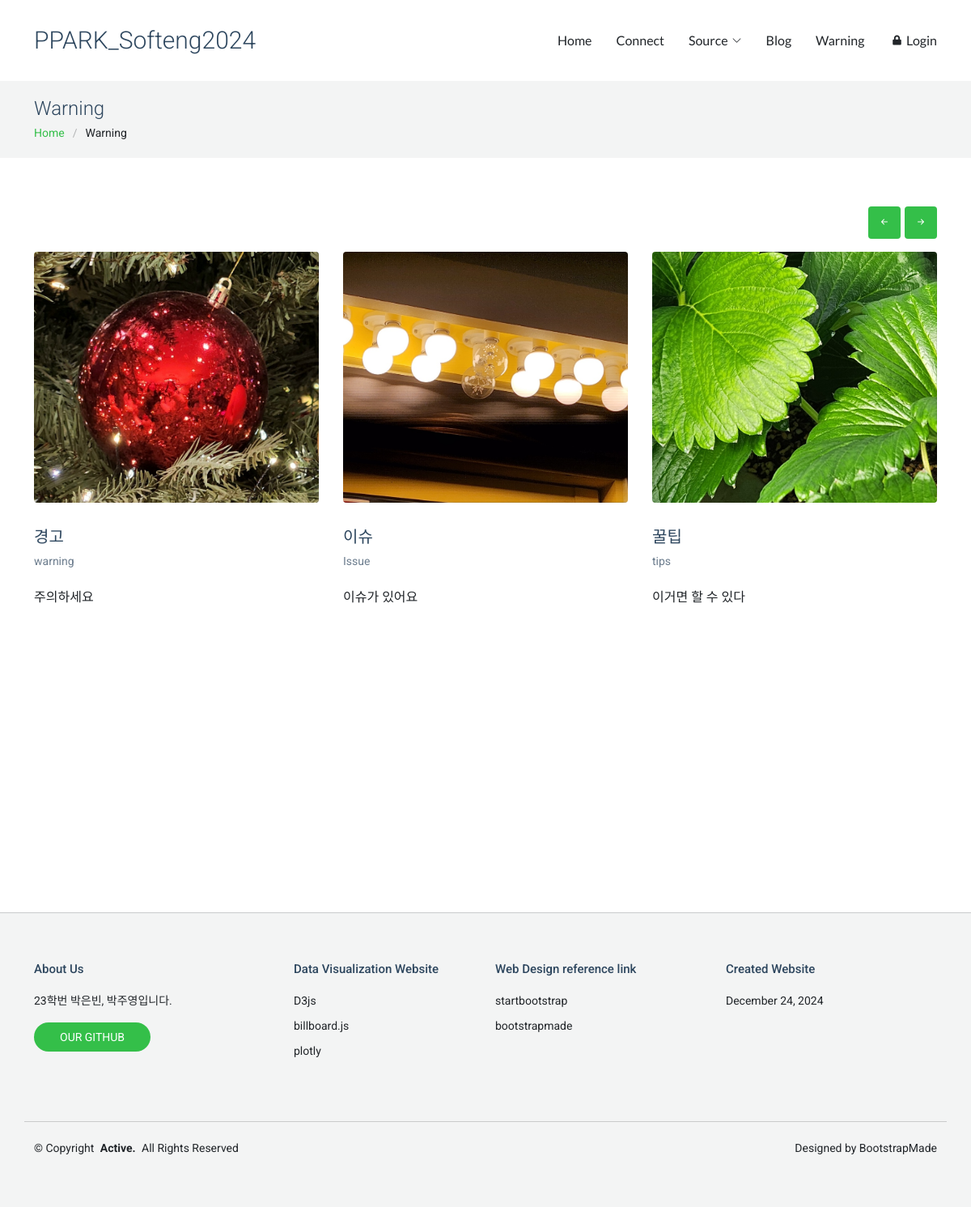
Screenshot of /warning/ with the database file from the repository.
### single_pages/models.py (models this page shows, shortened)
class Warning(models.Model):
    title = models.CharField(max_length=100)
    hook_text = models.CharField(max_length=200)
    description = models.TextField()
    image = models.ImageField(upload_to='warning/')

### single_pages/views.py (the view)
# urls.py: path('warning/', views.warning, name='warning'),
def warning(request):
    warning = Warning.objects.all()
    return render(request, 'single_pages/warning.html', {'warning': warning})

### single_pages/templates/single_pages/warning.html (shortened to what this page needs)
{% extends 'base.html' %}
{% block main_area %}
{% load static %}
<div class="page-title light-background">
  <div class="container">
    <h1>Warning</h1>
    <nav class="breadcrumbs">
      <ol>
        <li><a href="/">Home</a></li>
        <li class="current">Warning</li>
      </ol>
    </nav>
  </div>
</div>
<section id="team" class="team section">
  <div class="site-section slider-team-wrap"  style="margin-bottom: 300px;">
    <div class="container">
      <div class="slider-nav d-flex justify-content-end mb-3">
        <a href="#" class="js-prev js-custom-prev"><i class="bi bi-arrow-left-short"></i></a>
        <a href="#" class="js-next js-custom-next"><i class="bi bi-arrow-right-short"></i></a>
      </div>
      {% if warning %}
        <div class="swiper init-swiper" data-aos="fade-up" data-aos-delay="100">
          <div class="swiper-wrapper">
            {% for member in warning %}
              <div class="swiper-slide">
                <div class="team">
                  <div class="pic">
                    <img src="{{ member.image.url }}" alt="{{ member.title }}" class="img-fluid" style="width: 800px; height: 310px; object-fit: cover;">
                  </div>
                  <h3>{{ member.title }}</h3>
                  <span class="d-block position">{{ member.hook_text }}</span>
                  <p>
                    {{ member.description }}
                  </p>
                </div>
              </div>
            {% endfor %}
          </div>
        </div>
      {% else %}
        <p class="text-center mt-5">게시글이 없습니다.</p>
      {% endif %}
    </div>
  </div>
</section>
{% endblock %}

### templates/base.html (shortened to what this page needs)
<!DOCTYPE html>
{% load static %}
<html lang="ko">
<head>
    <link href="https://cdnjs.cloudflare.com/ajax/libs/font-awesome/5.15.4/css/all.min.css" rel="stylesheet">
    <link href="{% static 'single_pages/bootstrap/css/bootstrap.min.css' %}" rel="stylesheet" media="screen">
    <link href="{% static 'single_pages/bootstrap-icons/bootstrap-icons.css' %}" rel="stylesheet" media="screen">
    <link href="{% static 'single_pages/aos/aos.css' %}" rel="stylesheet" media="screen">
    <link href="{% static 'single_pages/swiper/swiper-bundle.min.css' %}" rel="stylesheet" media="screen">
    <link href="{% static 'single_pages/glightbox/css/glightbox.min.css' %}" rel="stylesheet" media="screen">
    <link href="{% static 'single_pages/css/main.css' %}" rel="stylesheet" media="screen">
</head>
<body class="blog-page">
    <header id="header" class="header d-flex align-items-center sticky-top">
    <div class="container-fluid container-xl position-relative d-flex align-items-center justify-content-between">
        <a href="" class="logo d-flex align-items-center">
            <h1 class="sitename">PPARK_Softeng2024</h1>
        </a>
        <nav id="navmenu" class="navmenu">
            <ul>
              <li><a href="/">Home</a></li>
              <li><a href="{% url 'single_pages:send_email' %}">Connect</a></li>
              <li class="dropdown"><a href="#"><span>Source</span> <i class="bi bi-chevron-down toggle-dropdown"></i></a>
              </li>
              <li><a href="{% url 'blog:blog' %}">Blog</a></li>
              <li><a href="{% url 'single_pages:warning' %}">Warning</a></li>
              <li><a href="http://127.0.0.1:8000/admin/">&nbsp Login</a></li>
            </ul>
        </nav>
    </div>
    </header>
    <main class="main">
        {% block main_area %}
        {% endblock %}
    </main>
    {% include 'footer.html' %}
</body>
</html>

### templates/footer.html
<footer id="footer" class="footer light-background">
    <div class="container">
      <div class="row g-4">
        <div class="col-md-6 col-lg-3 mb-3 mb-md-0">
          <div class="widget">
            <h3 class="widget-heading">About Us</h3>
            <p class="mb-4">
              23학번 박은빈, 박주영입니다.
            </p>
            <p class="mb-0">
              <a href="https://github.com/parkjuyoung-hodo/ppark_softeng2024.git" class="btn-learn-more">OUR GITHUB</a>
            </p>
          </div>
        </div>
        <div class="col-md-6 col-lg-3 ps-lg-5 mb-3 mb-md-0">
          <div class="widget">
            <h3 class="widget-heading">Data Visualization Website</h3>
            <ul class="list-unstyled float-start me-5">
              <li><a href="https://d3js.org/">D3js</a></li>
              <li><a href="https://naver.github.io/billboard.js/demo/">billboard.js</a></li>
              <li><a href="https://plotly.com/">plotly</a></li>
          </div>
        </div>
        <div class="col-md-6 col-lg-3 pl-lg-5">
          <div class="widget">
            <h3 class="widget-heading">Web Design reference link</h3>
            <ul class="list-unstyled float-start me-5">
              <li><a href="https://startbootstrap.com/template/shop-homepage">startbootstrap</a></li>
              <li><a href="https://bootstrapmade.com/">bootstrapmade</a></li>
            </ul>
          </div>
        </div>
        <div class="col-md-6 col-lg-3 pl-lg-5">
          <div class="widget">
            <h3 class="widget-heading">Created Website</h3>
            <ul class="list-unstyled footer-blog-entry">
              <li>
                <a href="#">December 24, 2024</a>
              </li>
            </ul>
          </div>
        </div>
          <div class="copyright d-flex flex-column flex-md-row align-items-center justify-content-md-between">
        <p>© <span>Copyright</span> <strong class="px-1 sitename">Active.</strong> <span>All Rights Reserved</span></p>
        <div class="credits">
          Designed by <a href="https://bootstrapmade.com/">BootstrapMade</a>
        </div>
      </div>
    </div>
</footer>

### static/single_pages/css/main.css (style rules this page uses)
:root { --default-font: "Roboto", system-ui, -apple-system, "Segoe UI", Roboto, "Helvetica Neue", Arial, "Noto Sans", "Liberation Sans", sans-serif, "Apple Color Emoji", "Segoe UI Emoji", "Segoe UI Symbol", "Noto Color Emoji"; --heading-font: "Roboto", sans-serif; --nav-font: "Lato", sans-serif; }
:root { --background-color: #ffffff; --default-color: #212529; --heading-color: #2d465e; --accent-color: #34bf49; --surface-color: #ffffff; --contrast-color: #ffffff; }
:root { --nav-color: #212529; --nav-hover-color: #34bf49; --nav-mobile-background-color: #ffffff; --nav-dropdown-background-color: #ffffff; --nav-dropdown-color: #212529; --nav-dropdown-hover-color: #34bf49; }
.light-background { --background-color: #f3f4f4; --surface-color: #ffffff; }
:root { scroll-behavior: smooth; }
body { color: var(--default-color); background-color: var(--background-color); font-family: var(--default-font); }
a { color: var(--accent-color); text-decoration: none; transition: 0.3s; }
h1, h2, h3, h4, h5, h6 { color: var(--heading-color); font-family: var(--heading-font); }
.header { color: var(--default-color); background-color: var(--background-color); padding: 20px 0; transition: all 0.5s; z-index: 997; }
.header .logo { line-height: 1; }
.header .logo h1 { font-size: 30px; margin: 0; font-weight: 300; color: var(--heading-color); }
@media (min-width: 1200px) { .navmenu { padding: 0; } }
@media (min-width: 1200px) { .navmenu ul { margin: 0; padding: 0; display: flex; list-style: none; align-items: center; } }
@media (min-width: 1200px) { .navmenu li { position: relative; } }
@media (min-width: 1200px) { .navmenu a, .navmenu a:focus { color: var(--nav-color); padding: 18px 15px; font-size: 16px; font-family: var(--nav-font); font-weight: 400; display: flex; align-items: center; justify-content: space-between; white-space: nowrap; transition: 0.3s; } }
@media (min-width: 1200px) { .navmenu a i, .navmenu a:focus i { font-size: 12px; line-height: 0; margin-left: 5px; transition: 0.3s; } }
@media (min-width: 1200px) { .navmenu li:last-child a { padding-right: 0; } }
.footer { background-color: var(--background-color); color: var(--default-color); padding: 60px 0; font-size: 14px; border-top: 1px solid color-mix(in srgb, var(--default-color), transparent 80%); }
.footer a { color: var(--default-color) !important; }
.footer .copyright { margin-top: 50px; position: relative; padding-top: 20px; border-top: 1px solid color-mix(in srgb, var(--default-color), transparent 80%); }
.footer .copyright p, .footer .copyright .credits { margin: 2px 0; }
.footer .btn-learn-more { background-color: var(--accent-color); border-radius: 30px; padding: 8px 30px; border: 2px solid transparent; transition: 0.3s all ease-in-out; font-size: 14px; color: var(--contrast-color) !important; }
.footer .widget .widget-heading { font-size: 15px; color: var(--heading-color); margin-bottom: 20px; }
.footer .widget ul li { margin-bottom: 10px; line-height: 1.5; }
.footer .widget ul li a { color: color-mix(in srgb, var(--heading-color), transparent 50%); }
.page-title { color: var(--default-color); background-color: var(--background-color); padding: 20px 0; position: relative; }
.page-title h1 { font-size: 24px; font-weight: 300; margin: 0 0 5px 0; }
.page-title .breadcrumbs ol { display: flex; flex-wrap: wrap; list-style: none; padding: 0; margin: 0; font-size: 14px; font-weight: 400; }
.page-title .breadcrumbs ol li+li { padding-left: 10px; }
.page-title .breadcrumbs ol li+li::before { content: "/"; display: inline-block; padding-right: 10px; color: color-mix(in srgb, var(--default-color), transparent 70%); }
section, .section { color: var(--default-color); background-color: var(--background-color); padding: 60px 0; scroll-margin-top: 100px; overflow: clip; }
.team .team h3 { font-size: 20px; }
.team .team .pic { margin-bottom: 30px; }
.team .team .pic img { border-radius: 4px; }
.team .team .position { display: block; margin-bottom: 20px; font-size: 14px; color: color-mix(in srgb, var(--heading-color), transparent 30%); }
.team p { line-height: 1.7; color: var(--default-color); }
.team .swiper-wrapper { height: auto; }
.team .slider-nav a { width: 40px; height: 40px; position: relative; background: var(--accent-color); border-radius: 4px; transition: 0.2s all ease; display: flex; align-items: center; justify-content: center; }
.team .slider-nav a i { color: var(--contrast-color); }
.team .slider-nav a:first-child { margin-right: 5px; }

### rows the page displays
Warning: image (picture), title "경고", hook_text "warning", description "주의하세요"
Warning: image (picture), title "이슈", hook_text "Issue", description "이슈가 있어요"
Warning: image (picture), title "꿀팁", hook_text "tips", description "이거면 할 수 있다"
